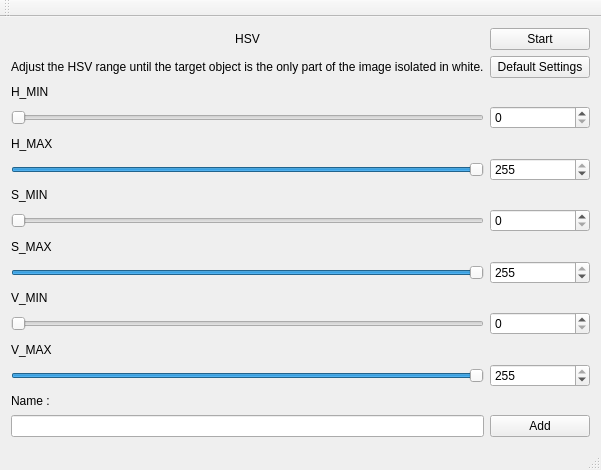
<?xml version="1.0" encoding="UTF-8"?>
<ui version="4.0">
 <class>hsvColor</class>
 <widget class="QMainWindow" name="hsvColor">
  <property name="geometry">
   <rect>
    <x>0</x>
    <y>0</y>
    <width>573</width>
    <height>470</height>
   </rect>
  </property>
  <property name="sizePolicy">
   <sizepolicy hsizetype="Preferred" vsizetype="Preferred">
    <horstretch>30</horstretch>
    <verstretch>30</verstretch>
   </sizepolicy>
  </property>
  <property name="windowTitle">
   <string>MainWindow</string>
  </property>
  <widget class="QWidget" name="centralWidget">
   <layout class="QGridLayout" name="gridLayout">
    <item row="12" column="2">
     <widget class="QSpinBox" name="vminBox">
      <property name="maximum">
       <number>255</number>
      </property>
     </widget>
    </item>
    <item row="1" column="2">
     <widget class="QPushButton" name="defaultButton">
      <property name="text">
       <string> Default Settings </string>
      </property>
     </widget>
    </item>
    <item row="20" column="1">
     <widget class="QLabel" name="label_8">
      <property name="text">
       <string>Name :</string>
      </property>
     </widget>
    </item>
    <item row="3" column="1">
     <widget class="QSlider" name="horizontalSlider_2">
      <property name="maximum">
       <number>255</number>
      </property>
      <property name="orientation">
       <enum>Qt::Horizontal</enum>
      </property>
     </widget>
    </item>
    <item row="9" column="1">
     <widget class="QSlider" name="horizontalSlider_5">
      <property name="maximum">
       <number>255</number>
      </property>
      <property name="value">
       <number>255</number>
      </property>
      <property name="orientation">
       <enum>Qt::Horizontal</enum>
      </property>
     </widget>
    </item>
    <item row="18" column="1">
     <widget class="QLabel" name="label_6">
      <property name="text">
       <string>V_MAX</string>
      </property>
     </widget>
    </item>
    <item row="19" column="1">
     <widget class="QSlider" name="horizontalSlider_3">
      <property name="maximum">
       <number>255</number>
      </property>
      <property name="value">
       <number>255</number>
      </property>
      <property name="orientation">
       <enum>Qt::Horizontal</enum>
      </property>
     </widget>
    </item>
    <item row="19" column="2">
     <widget class="QSpinBox" name="vmaxBox">
      <property name="maximum">
       <number>255</number>
      </property>
      <property name="value">
       <number>255</number>
      </property>
     </widget>
    </item>
    <item row="4" column="1">
     <widget class="QLabel" name="label_4">
      <property name="text">
       <string>H_MAX</string>
      </property>
     </widget>
    </item>
    <item row="5" column="1">
     <widget class="QSlider" name="horizontalSlider_4">
      <property name="maximum">
       <number>255</number>
      </property>
      <property name="value">
       <number>255</number>
      </property>
      <property name="orientation">
       <enum>Qt::Horizontal</enum>
      </property>
     </widget>
    </item>
    <item row="8" column="1">
     <widget class="QLabel" name="label_2">
      <property name="text">
       <string>S_MAX</string>
      </property>
     </widget>
    </item>
    <item row="7" column="1">
     <widget class="QSlider" name="horizontalSlider_6">
      <property name="maximum">
       <number>255</number>
      </property>
      <property name="orientation">
       <enum>Qt::Horizontal</enum>
      </property>
     </widget>
    </item>
    <item row="21" column="1">
     <widget class="QLineEdit" name="nameLineEdit"/>
    </item>
    <item row="12" column="1">
     <widget class="QSlider" name="horizontalSlider">
      <property name="maximum">
       <number>255</number>
      </property>
      <property name="orientation">
       <enum>Qt::Horizontal</enum>
      </property>
     </widget>
    </item>
    <item row="2" column="1">
     <widget class="QLabel" name="label_3">
      <property name="text">
       <string>H_MIN</string>
      </property>
     </widget>
    </item>
    <item row="7" column="2">
     <widget class="QSpinBox" name="sminBox">
      <property name="maximum">
       <number>255</number>
      </property>
     </widget>
    </item>
    <item row="5" column="2">
     <widget class="QSpinBox" name="hmaxBox">
      <property name="maximum">
       <number>255</number>
      </property>
      <property name="value">
       <number>255</number>
      </property>
     </widget>
    </item>
    <item row="3" column="2">
     <widget class="QSpinBox" name="hminBox">
      <property name="maximum">
       <number>255</number>
      </property>
     </widget>
    </item>
    <item row="6" column="1">
     <widget class="QLabel" name="label">
      <property name="text">
       <string>S_MIN</string>
      </property>
     </widget>
    </item>
    <item row="11" column="1">
     <widget class="QLabel" name="label_5">
      <property name="text">
       <string>V_MIN</string>
      </property>
     </widget>
    </item>
    <item row="21" column="2">
     <widget class="QPushButton" name="addButton">
      <property name="text">
       <string>Add</string>
      </property>
     </widget>
    </item>
    <item row="1" column="1" alignment="Qt::AlignLeft">
     <widget class="QLabel" name="label_7">
      <property name="text">
       <string>Adjust the HSV range until the target object is the only part of the image isolated in white.</string>
      </property>
     </widget>
    </item>
    <item row="9" column="2">
     <widget class="QSpinBox" name="smaxBox">
      <property name="maximum">
       <number>255</number>
      </property>
      <property name="value">
       <number>255</number>
      </property>
     </widget>
    </item>
    <item row="0" column="1">
     <widget class="QLabel" name="label_9">
      <property name="text">
       <string>&lt;html&gt;&lt;head/&gt;&lt;body&gt;&lt;p align=&quot;center&quot;&gt;HSV&lt;/p&gt;&lt;/body&gt;&lt;/html&gt;</string>
      </property>
     </widget>
    </item>
    <item row="0" column="2">
     <widget class="QPushButton" name="startbtn">
      <property name="text">
       <string>Start</string>
      </property>
     </widget>
    </item>
   </layout>
   <zorder>horizontalSlider_6</zorder>
   <zorder>label_6</zorder>
   <zorder>horizontalSlider_3</zorder>
   <zorder>horizontalSlider</zorder>
   <zorder>label</zorder>
   <zorder>horizontalSlider_2</zorder>
   <zorder>label_5</zorder>
   <zorder>label_3</zorder>
   <zorder>hminBox</zorder>
   <zorder>sminBox</zorder>
   <zorder>vmaxBox</zorder>
   <zorder>vminBox</zorder>
   <zorder>label_7</zorder>
   <zorder>label_4</zorder>
   <zorder>horizontalSlider_4</zorder>
   <zorder>hmaxBox</zorder>
   <zorder>label_2</zorder>
   <zorder>horizontalSlider_5</zorder>
   <zorder>smaxBox</zorder>
   <zorder>nameLineEdit</zorder>
   <zorder>addButton</zorder>
   <zorder>label_8</zorder>
   <zorder>defaultButton</zorder>
   <zorder>label_9</zorder>
   <zorder>startbtn</zorder>
  </widget>
  <widget class="QMenuBar" name="menuBar">
   <property name="geometry">
    <rect>
     <x>0</x>
     <y>0</y>
     <width>573</width>
     <height>20</height>
    </rect>
   </property>
  </widget>
  <widget class="QToolBar" name="mainToolBar">
   <attribute name="toolBarArea">
    <enum>TopToolBarArea</enum>
   </attribute>
   <attribute name="toolBarBreak">
    <bool>false</bool>
   </attribute>
  </widget>
  <widget class="QStatusBar" name="statusBar"/>
 </widget>
 <layoutdefault spacing="6" margin="11"/>
 <resources/>
 <connections>
  <connection>
   <sender>hminBox</sender>
   <signal>valueChanged(int)</signal>
   <receiver>horizontalSlider_2</receiver>
   <slot>setValue(int)</slot>
   <hints>
    <hint type="sourcelabel">
     <x>610</x>
     <y>175</y>
    </hint>
    <hint type="destinationlabel">
     <x>541</x>
     <y>177</y>
    </hint>
   </hints>
  </connection>
  <connection>
   <sender>hmaxBox</sender>
   <signal>valueChanged(int)</signal>
   <receiver>horizontalSlider_4</receiver>
   <slot>setValue(int)</slot>
   <hints>
    <hint type="sourcelabel">
     <x>619</x>
     <y>268</y>
    </hint>
    <hint type="destinationlabel">
     <x>548</x>
     <y>269</y>
    </hint>
   </hints>
  </connection>
  <connection>
   <sender>sminBox</sender>
   <signal>valueChanged(int)</signal>
   <receiver>horizontalSlider_6</receiver>
   <slot>setValue(int)</slot>
   <hints>
    <hint type="sourcelabel">
     <x>620</x>
     <y>352</y>
    </hint>
    <hint type="destinationlabel">
     <x>552</x>
     <y>344</y>
    </hint>
   </hints>
  </connection>
  <connection>
   <sender>smaxBox</sender>
   <signal>valueChanged(int)</signal>
   <receiver>horizontalSlider_5</receiver>
   <slot>setValue(int)</slot>
   <hints>
    <hint type="sourcelabel">
     <x>626</x>
     <y>428</y>
    </hint>
    <hint type="destinationlabel">
     <x>555</x>
     <y>426</y>
    </hint>
   </hints>
  </connection>
  <connection>
   <sender>vminBox</sender>
   <signal>valueChanged(int)</signal>
   <receiver>horizontalSlider</receiver>
   <slot>setValue(int)</slot>
   <hints>
    <hint type="sourcelabel">
     <x>611</x>
     <y>518</y>
    </hint>
    <hint type="destinationlabel">
     <x>564</x>
     <y>518</y>
    </hint>
   </hints>
  </connection>
  <connection>
   <sender>vmaxBox</sender>
   <signal>valueChanged(int)</signal>
   <receiver>horizontalSlider_3</receiver>
   <slot>setValue(int)</slot>
   <hints>
    <hint type="sourcelabel">
     <x>625</x>
     <y>604</y>
    </hint>
    <hint type="destinationlabel">
     <x>554</x>
     <y>604</y>
    </hint>
   </hints>
  </connection>
  <connection>
   <sender>horizontalSlider_2</sender>
   <signal>valueChanged(int)</signal>
   <receiver>hminBox</receiver>
   <slot>setValue(int)</slot>
   <hints>
    <hint type="sourcelabel">
     <x>566</x>
     <y>165</y>
    </hint>
    <hint type="destinationlabel">
     <x>655</x>
     <y>171</y>
    </hint>
   </hints>
  </connection>
  <connection>
   <sender>horizontalSlider_4</sender>
   <signal>valueChanged(int)</signal>
   <receiver>hmaxBox</receiver>
   <slot>setValue(int)</slot>
   <hints>
    <hint type="sourcelabel">
     <x>563</x>
     <y>254</y>
    </hint>
    <hint type="destinationlabel">
     <x>623</x>
     <y>257</y>
    </hint>
   </hints>
  </connection>
  <connection>
   <sender>horizontalSlider_6</sender>
   <signal>valueChanged(int)</signal>
   <receiver>sminBox</receiver>
   <slot>setValue(int)</slot>
   <hints>
    <hint type="sourcelabel">
     <x>558</x>
     <y>341</y>
    </hint>
    <hint type="destinationlabel">
     <x>637</x>
     <y>343</y>
    </hint>
   </hints>
  </connection>
  <connection>
   <sender>horizontalSlider_5</sender>
   <signal>valueChanged(int)</signal>
   <receiver>smaxBox</receiver>
   <slot>setValue(int)</slot>
   <hints>
    <hint type="sourcelabel">
     <x>528</x>
     <y>432</y>
    </hint>
    <hint type="destinationlabel">
     <x>645</x>
     <y>431</y>
    </hint>
   </hints>
  </connection>
  <connection>
   <sender>horizontalSlider</sender>
   <signal>valueChanged(int)</signal>
   <receiver>vminBox</receiver>
   <slot>setValue(int)</slot>
   <hints>
    <hint type="sourcelabel">
     <x>497</x>
     <y>516</y>
    </hint>
    <hint type="destinationlabel">
     <x>628</x>
     <y>522</y>
    </hint>
   </hints>
  </connection>
  <connection>
   <sender>horizontalSlider_3</sender>
   <signal>valueChanged(int)</signal>
   <receiver>vmaxBox</receiver>
   <slot>setValue(int)</slot>
   <hints>
    <hint type="sourcelabel">
     <x>545</x>
     <y>604</y>
    </hint>
    <hint type="destinationlabel">
     <x>625</x>
     <y>611</y>
    </hint>
   </hints>
  </connection>
 </connections>
</ui>
